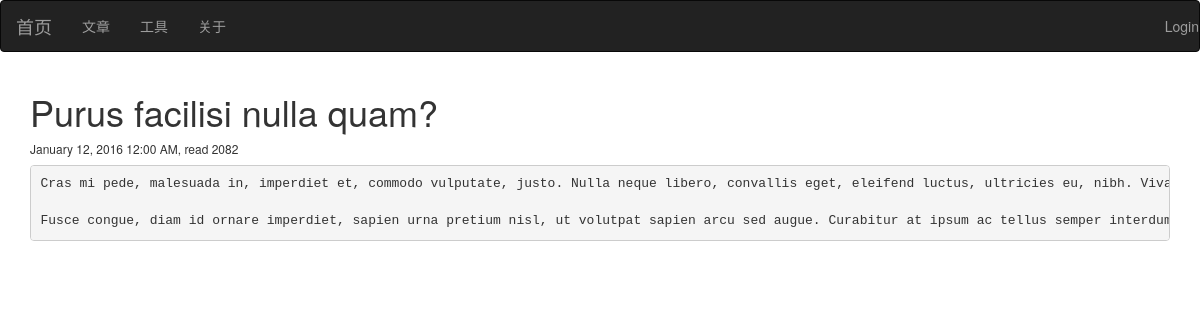
/article/46, run on an earlier commit of the app's database.
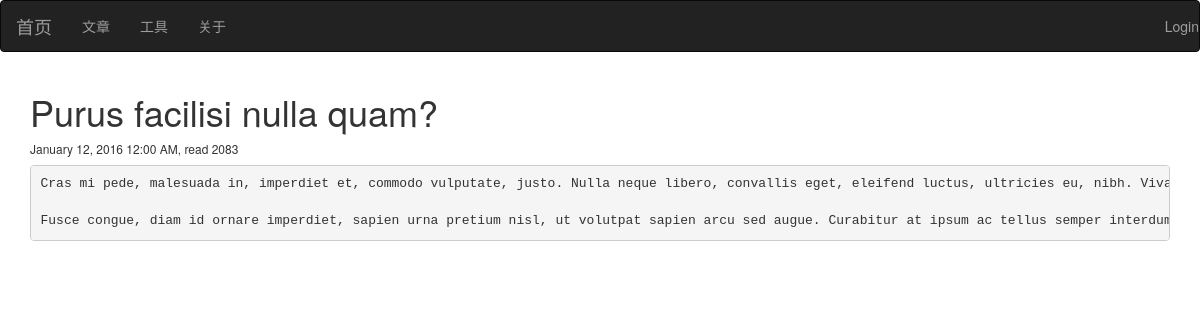
And on a later commit of the database.
### main.py (models this page shows, shortened)
class Article(db.Model):
    __tablename__ = 'articles'
    id = db.Column(db.Integer, primary_key=True)
    title = db.Column(db.Unicode(128), unique=True, index=True, nullable=True)
    content = db.Column(db.UnicodeText)
    content_size = db.Column(db.Integer)
    time_created = db.Column(db.DateTime, index=True, default=datetime.now())
    time_modified = db.Column(db.DateTime, index=True, default=datetime.now())
    read_count = db.Column(db.Integer)
    private = db.Column(db.Boolean) # non-public, or hidden

### main.py (the view)
@app.route('/article/<int:id>')
def article(id):
    article = Article.query.filter_by(id=id).first()
    if article.private and not current_user.is_authenticated():
        flash("Private article")
        return page_not_found(Exception("Not allowed to read"))
    article.read_count += 1
    return render_template('article.html', article=article)

### templates/article.html (shortened to what this page needs)
{% extends 'base.html' %}
{% block page_content %}
<div class="post">
	<h1 class="post-title">{{ article.title }}</h1>
    <p class="date"><h6>{{ moment(article.time_modified).format('LLL') }}, read {{ article.read_count }}</h6></p>
    <div class="post_body"><pre>{{ article.content }}</pre></div>
</div>
{% endblock %}

What changed in the data, as far as the page shows it:
changed Article "Purus facilisi nulla quam?": read_count "2082" → "2083"
